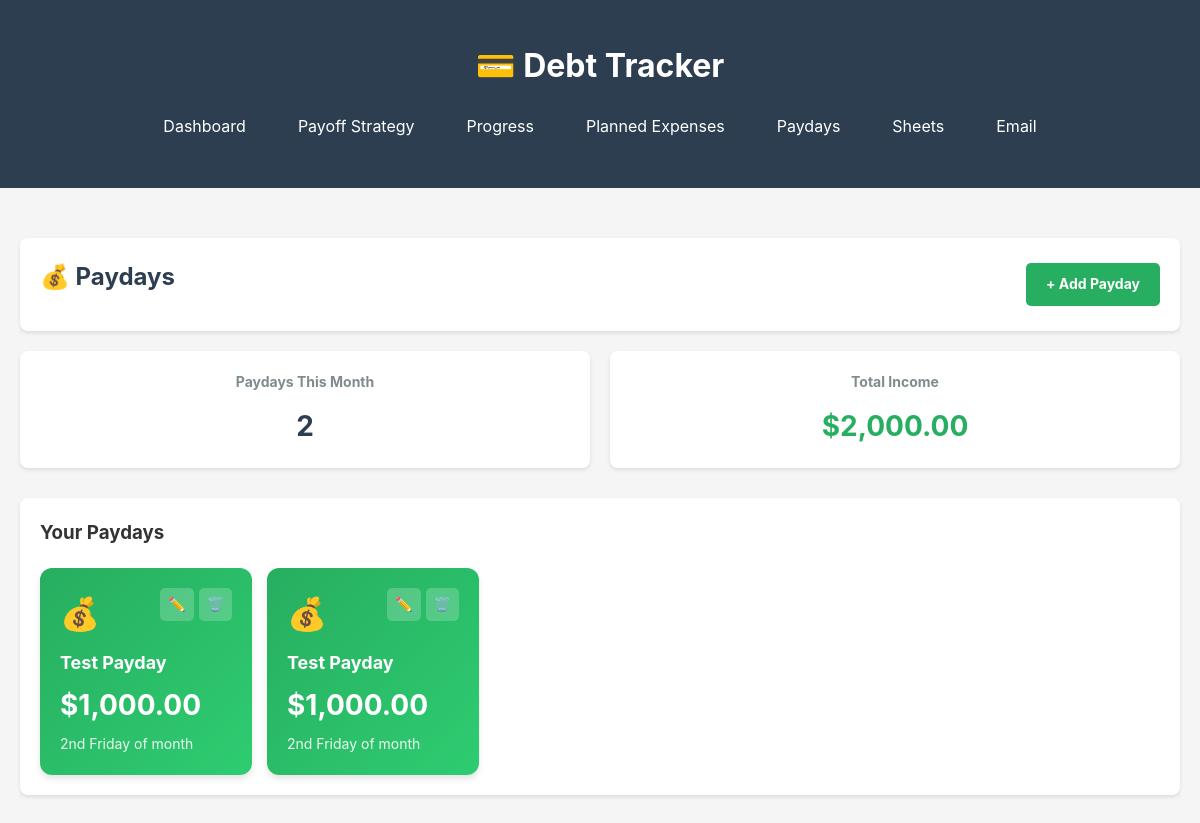
The page /paydays (signed in) on the database as committed earlier.
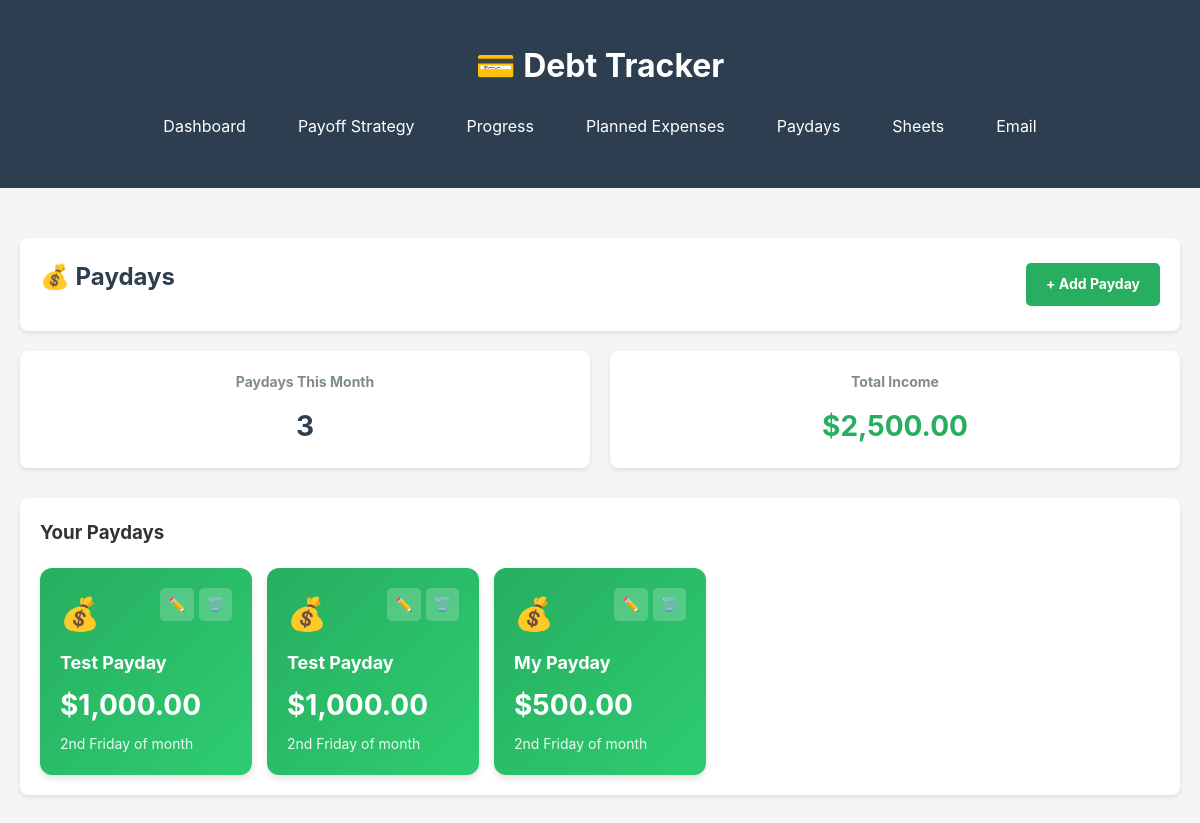
The same page on the database as committed later.
### tables this page shows
CREATE TABLE paydays (
            id INTEGER PRIMARY KEY AUTOINCREMENT,
            day INTEGER NOT NULL,
            amount REAL NOT NULL,
            name TEXT DEFAULT 'Payday',
            is_active INTEGER DEFAULT 1,
            created_at TIMESTAMP DEFAULT CURRENT_TIMESTAMP
        , payday_type TEXT DEFAULT 'day_of_month', weekday INTEGER DEFAULT 5, week_number INTEGER);

### app.py (the view)
@app.route('/paydays')
@login_required
def paydays():
    conn = get_db()
    cursor = conn.cursor()
    cursor.execute('SELECT * FROM paydays WHERE is_active = 1 ORDER BY day ASC')
    payday_list = cursor.fetchall()
    conn.close()
    return render_template('paydays.html', paydays=payday_list)

### app.py (called while the page is built)
def login_required(f):
    from functools import wraps
    @wraps(f)
    def decorated_function(*args, **kwargs):
        if 'logged_in' not in session:
            return redirect(url_for('login'))
        return f(*args, **kwargs)
    return decorated_function

@app.template_filter('currency')
def currency_filter(value):
    if value is None:
        return "$0.00"
    try:
        return "${:,.2f}".format(float(value))
    except:
        return "$0.00"

def get_db():
    conn = sqlite3.connect(DATABASE)
    conn.row_factory = sqlite3.Row
    return conn

### templates/paydays.html (shortened to what this page needs)
{% extends "base.html" %}
{% block content %}
<div class="card">
    <div style="display: flex; justify-content: space-between; align-items: center; flex-wrap: wrap; gap: 15px;">
        <h2>💰 Paydays</h2>
        <a href="/paydays/add" class="btn" style="background: #27ae60; color: white; padding: 10px 20px; border-radius: 5px; text-decoration: none; font-weight: bold;">+ Add Payday</a>
    </div>
</div>
{% if paydays %}
<div class="stats-grid">
    <div class="stat-card">
        <h3>Paydays This Month</h3>
        <div class="value">{{ paydays|length }}</div>
    </div>
    <div class="stat-card">
        <h3>Total Income</h3>
        <div class="value" style="color: #27ae60;">{{ paydays|sum(attribute='amount')|currency }}</div>
    </div>
</div>
<div class="card">
    <h3>Your Paydays</h3>
    <div class="expense-grid">
        {% for payday in paydays %}
        <div class="expense-card" style="background: linear-gradient(135deg, #27ae60 0%, #2ecc71 100%);">
            <div class="expense-header">
                <span class="expense-icon">💰</span>
                <div class="expense-actions">
                    <a href="/paydays/{{ payday.id }}/edit" class="icon-btn" title="Edit">✏️</a>
                    <a href="/paydays/{{ payday.id }}/delete" class="icon-btn" title="Delete" onclick="return confirm('Delete this payday?')">🗑️</a>
                </div>
            </div>
            <div class="expense-name">{{ payday.name }}</div>
            <div class="expense-amount">{{ payday.amount|currency }}</div>
            <div class="expense-due">
                {% if payday.payday_type == 'day_of_month' %}
                    Day: {{ payday.day }}{{ payday.day|ordinal }}
                {% elif payday.payday_type == 'second_friday' %}
                    2nd Friday of month
                {% elif payday.payday_type == 'last_friday' %}
                    Last Friday of month
                {% else %}
                    Day: {{ payday.day }}
                {% endif %}
            </div>
        </div>
        {% endfor %}
    </div>
</div>
{% endif %}
{% endblock %}

Rows that differ between the two databases and show on the page:
added paydays: name "My Payday", amount "$500.00", payday_type "2nd Friday of month"
Other text that changed with them:
{{ paydays|length }}: "2" → "3"
{{ paydays|sum(attribute='amount')|currency }}: "$2,000.00" → "$2,500.00"
